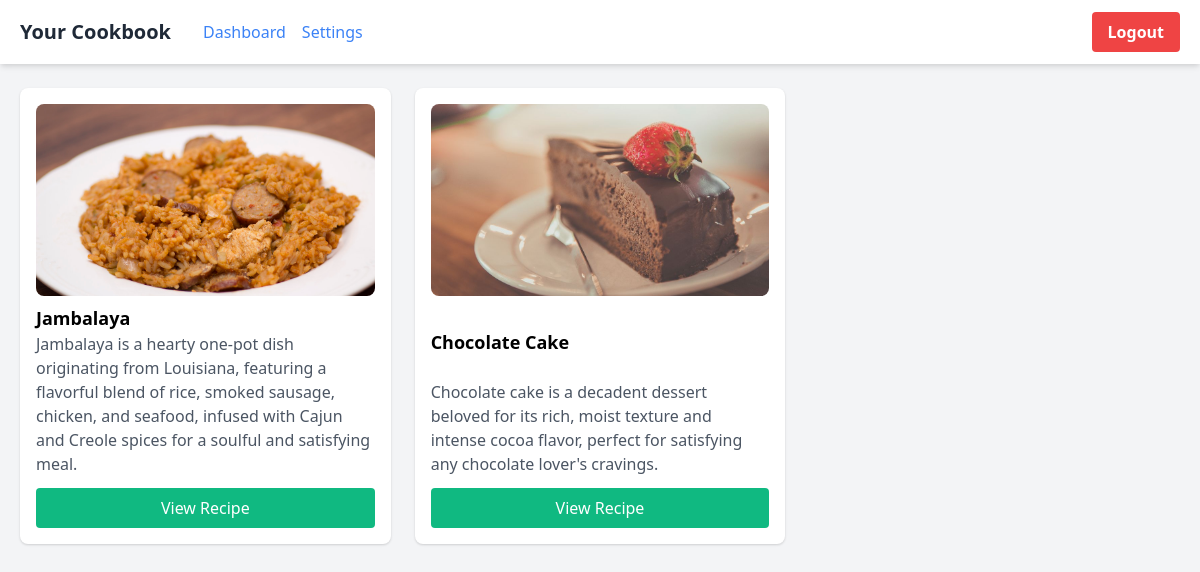
Screenshot of /cookbook (signed in) with the database file from the repository.
### tables this page shows
CREATE TABLE recipe (
    recipe_id INTEGER PRIMARY KEY AUTOINCREMENT,
    recipe_name TEXT UNIQUE,
    Cuisine_ID TEXT,
    UserID INTEGER,
    recipe_description TEXT,
    prep_time INTEGER,  
    cook_time INTEGER,  
    recipe_image TEXT,  
    instructions TEXT,
    FOREIGN KEY(Cuisine_ID) REFERENCES cuisine(Cuisine_ID) ON DELETE SET NULL,
    FOREIGN KEY(UserID) REFERENCES account(id) ON DELETE CASCADE
);

### app.py (the view)
@app.route('/cookbook')
def cookbook():
    if 'user_id' not in session:
        return redirect(url_for('login'))
    user_id = session['user_id']
    conn = get_db_connection()
    try:
        recipes = conn.execute('''
            SELECT r.* FROM recipe r
            WHERE r.UserID = ?
            UNION
            SELECT r.* FROM recipe r
            JOIN contains fr ON REPLACE(fr.recipe_name, '-', ' ') = r.recipe_name
            JOIN cookbook c ON fr.CookBook_ID = c.CookBook_ID
            WHERE c.CookBook_ID = ?
        ''', (user_id, user_id)).fetchall()
    finally:
        conn.close()
    return render_template('cookbook.html', recipes=recipes)

### app.py (called while the page is built)
def get_db_connection():
    conn = sqlite3.connect(DATABASE)
    conn.row_factory = sqlite3.Row
    return conn

### templates/cookbook.html (shortened to what this page needs)
<!DOCTYPE html>
<html lang="en">
<head>
    <link href="https://cdn.jsdelivr.net/npm/tailwindcss@2.2.19/dist/tailwind.min.css" rel="stylesheet">
</head>
<body class="bg-gray-100">
    <div class="sticky top-0 bg-white shadow-md z-50">
        <div class="max-w-7xl mx-auto px-5 py-3 flex justify-between items-center">
            <div class="flex items-center space-x-8">
                <h1 class="text-xl font-semibold text-gray-800">Your Cookbook</h1>
                <nav class="flex space-x-4">
                    <a href="/dashboard" class="text-blue-500 hover:text-blue-700">Dashboard</a>
                    <a href="/settings" class="text-blue-500 hover:text-blue-700">Settings</a>
                </nav>
            </div>
            <div class="flex items-center space-x-2">
                <button onclick="location.href='/logout';" class="px-4 py-2 bg-red-500 text-white font-semibold rounded hover:bg-red-700 transition">Logout</button>
            </div>
        </div>
    </div>
    <div class="max-w-7xl mx-auto px-5 py-6">
        <div class="grid grid-cols-1 sm:grid-cols-2 lg:grid-cols-3 gap-6 recipes-container">
            {% for recipe in recipes %}
            <div class="bg-white rounded-lg shadow p-4 flex flex-col">
                <div class="h-48 w-full overflow-hidden rounded-lg">
                    <img src="{{ recipe.recipe_image }}" alt="{{ recipe.recipe_name }}" class="w-full h-full object-cover">
                </div>
                <div class="flex-grow flex justify-between items-center">
                    <h3 class="font-bold text-lg mt-2">{{ recipe.recipe_name }}</h3>
                </div>
                <p class="text-gray-600">{{ recipe.recipe_description }}</p>
                <button onclick="location.href='/recipe/{{ recipe.recipe_name | replace(' ', '-') }}';" class="mt-3 px-4 py-2 bg-green-500 text-white rounded hover:bg-green-700 transition">View Recipe</button>
            </div>
            {% endfor %}
        </div>
    </div>
</body>
</html>

### rows the page displays
recipe: shows a picture, recipe_name "Jambalaya", recipe_description "Jambalaya is a hearty one-pot dish originating from Louisiana, featuring a flavorful blend of rice, smoked sausage, chicken, and seafood, infused with Cajun and Creole spices for a soulful and satisfying meal."
recipe: shows a picture, recipe_name "Chocolate Cake", recipe_description "Chocolate cake is a decadent dessert beloved for its rich, moist texture and intense cocoa flavor, perfect for satisfying any chocolate lover's cravings."
